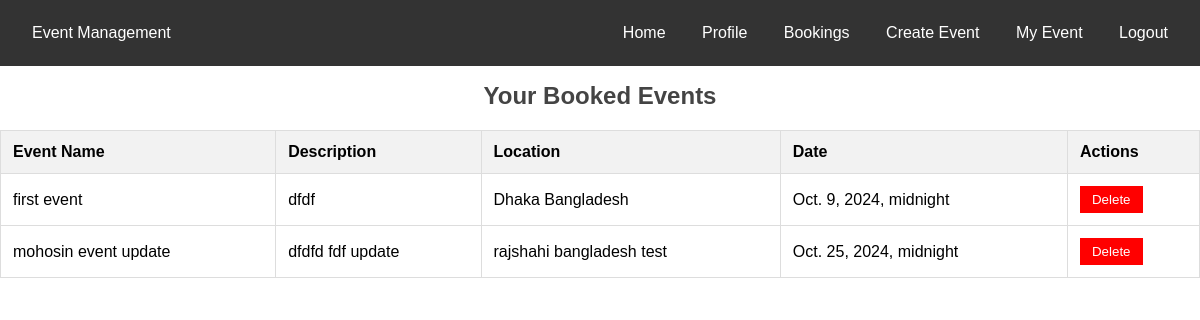
Before: /event/my-booked-events/ (signed in) with the older database file.
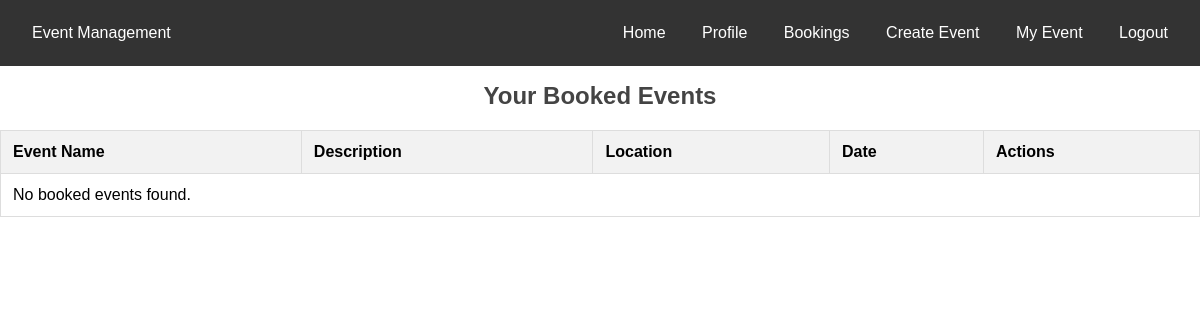
After: the same page with the newer database file.
### event/models.py (models this page shows, shortened)
class Booking(models.Model):
    user = models.ForeignKey(User, on_delete=models.CASCADE)
    event = models.ForeignKey(Event, on_delete=models.CASCADE)
    class Meta:
        unique_together = ('user', 'event')

class Event(models.Model):
    CATEGORY_CHOICES = [
        ('conference', 'Conference'),
        ('concert', 'Concert'),
        ('workshop', 'Workshop'),
    ]
    name = models.CharField(max_length=200)
    description = models.TextField()
    location = models.CharField(max_length=200)
    date = models.DateTimeField()
    category = models.CharField(max_length=20, choices=CATEGORY_CHOICES)
    capacity = models.PositiveIntegerField()
    created_by = models.ForeignKey(
        User, on_delete=models.CASCADE, related_name="events")

### event/views.py (the view)
# urls.py: path('my-booked-events/', views.booked_events, name='booked_events'),
@login_required
def booked_events(request):
    bookings = Booking.objects.filter(
        user=request.user).select_related('event')
    return render(request, 'events/booked_events.html', {'bookings': bookings})

### event/templates/events/booked_events.html (shortened to what this page needs)
{% extends 'base.html' %}
{% block content %}
{% load static %}
<link rel="stylesheet" href="{% static 'css/booked.css' %}" />
<h1>Your Booked Events</h1>
<table>
  <thead>
    <tr>
      <th>Event Name</th>
      <th>Description</th>
      <th>Location</th>
      <th>Date</th>
      <th>Actions</th>
    </tr>
  </thead>
  <tbody>
    {% for booking in bookings %}
    <tr>
      <td>{{ booking.event.name }}</td>
      <td>{{ booking.event.description }}</td>
      <td>{{ booking.event.location }}</td>
      <td>{{ booking.event.date }}</td>
      <td>
        <form action="{% url 'delete_booking' booking.id %}" method="post" style="display: inline;">
          <button type="submit" class="btn-delete">Delete</button>
        </form>
      </td>
    </tr>
    {% empty %}
    <tr>
      <td colspan="5">No booked events found.</td>
    </tr>
    {% endfor %}
  </tbody>
</table>
{% endblock %}

Changed rows visible on the page:
removed Booking: event.name "first event", event.description "dfdf", event.location "Dhaka Bangladesh", event "Oct. 9, 2024, midnight"
removed Booking: event.name "mohosin event update", event.description "dfdfd fdf update", event.location "rajshahi bangladesh test", event "Oct. 25, 2024, midnight"
Other visible differences:
text now shown: "No booked events found."
